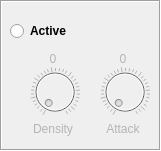
   <widget class="QFrame" name="frame_2">
    <property name="geometry">
     <rect>
      <x>569</x>
      <y>60</y>
      <width>161</width>
      <height>151</height>
     </rect>
    </property>
    <property name="frameShape">
     <enum>QFrame::Box</enum>
    </property>
    <property name="frameShadow">
     <enum>QFrame::Sunken</enum>
    </property>
    <widget class="QLabel" name="Density_Label_2">
     <property name="enabled">
      <bool>false</bool>
     </property>
     <property name="geometry">
      <rect>
       <x>20</x>
       <y>50</y>
       <width>66</width>
       <height>17</height>
      </rect>
     </property>
     <property name="palette">
      <palette>
       <active>
        <colorrole role="WindowText">
         <brush brushstyle="SolidPattern">
          <color alpha="255">
           <red>0</red>
           <green>0</green>
           <blue>0</blue>
          </color>
         </brush>
        </colorrole>
        <colorrole role="Midlight">
         <brush brushstyle="SolidPattern">
          <color alpha="255">
           <red>203</red>
           <green>199</green>
           <blue>196</blue>
          </color>
         </brush>
        </colorrole>
        <colorrole role="Dark">
         <brush brushstyle="SolidPattern">
          <color alpha="255">
           <red>198</red>
           <green>197</green>
           <blue>196</blue>
          </color>
         </brush>
        </colorrole>
        <colorrole role="Mid">
         <brush brushstyle="SolidPattern">
          <color alpha="255">
           <red>184</red>
           <green>181</green>
           <blue>178</blue>
          </color>
         </brush>
        </colorrole>
        <colorrole role="Text">
         <brush brushstyle="SolidPattern">
          <color alpha="255">
           <red>26</red>
           <green>26</green>
           <blue>26</blue>
          </color>
         </brush>
        </colorrole>
        <colorrole role="ButtonText">
         <brush brushstyle="SolidPattern">
          <color alpha="255">
           <red>0</red>
           <green>0</green>
           <blue>0</blue>
          </color>
         </brush>
        </colorrole>
       </active>
       <inactive>
        <colorrole role="WindowText">
         <brush brushstyle="SolidPattern">
          <color alpha="255">
           <red>0</red>
           <green>0</green>
           <blue>0</blue>
          </color>
         </brush>
        </colorrole>
        <colorrole role="Midlight">
         <brush brushstyle="SolidPattern">
          <color alpha="255">
           <red>203</red>
           <green>199</green>
           <blue>196</blue>
          </color>
         </brush>
        </colorrole>
        <colorrole role="Dark">
         <brush brushstyle="SolidPattern">
          <color alpha="255">
           <red>198</red>
           <green>197</green>
           <blue>196</blue>
          </color>
         </brush>
        </colorrole>
        <colorrole role="Mid">
         <brush brushstyle="SolidPattern">
          <color alpha="255">
           <red>184</red>
           <green>181</green>
           <blue>178</blue>
          </color>
         </brush>
        </colorrole>
        <colorrole role="Text">
         <brush brushstyle="SolidPattern">
          <color alpha="255">
           <red>26</red>
           <green>26</green>
           <blue>26</blue>
          </color>
         </brush>
        </colorrole>
        <colorrole role="ButtonText">
         <brush brushstyle="SolidPattern">
          <color alpha="255">
           <red>0</red>
           <green>0</green>
           <blue>0</blue>
          </color>
         </brush>
        </colorrole>
       </inactive>
       <disabled>
        <colorrole role="WindowText">
         <brush brushstyle="SolidPattern">
          <color alpha="255">
           <red>180</red>
           <green>180</green>
           <blue>179</blue>
          </color>
         </brush>
        </colorrole>
        <colorrole role="Midlight">
         <brush brushstyle="SolidPattern">
          <color alpha="255">
           <red>212</red>
           <green>208</green>
           <blue>206</blue>
          </color>
         </brush>
        </colorrole>
        <colorrole role="Dark">
         <brush brushstyle="SolidPattern">
          <color alpha="255">
           <red>216</red>
           <green>215</green>
           <blue>215</blue>
          </color>
         </brush>
        </colorrole>
        <colorrole role="Mid">
         <brush brushstyle="SolidPattern">
          <color alpha="255">
           <red>209</red>
           <green>206</green>
           <blue>204</blue>
          </color>
         </brush>
        </colorrole>
        <colorrole role="Text">
         <brush brushstyle="SolidPattern">
          <color alpha="255">
           <red>198</red>
           <green>198</green>
           <blue>197</blue>
          </color>
         </brush>
        </colorrole>
        <colorrole role="ButtonText">
         <brush brushstyle="SolidPattern">
          <color alpha="255">
           <red>185</red>
           <green>185</green>
           <blue>184</blue>
          </color>
         </brush>
        </colorrole>
       </disabled>
      </palette>
     </property>
     <property name="text">
      <string>0</string>
     </property>
     <property name="alignment">
      <set>Qt::AlignCenter</set>
     </property>
    </widget>
    <widget class="QDial" name="Attack_Dial">
     <property name="enabled">
      <bool>false</bool>
     </property>
     <property name="geometry">
      <rect>
       <x>100</x>
       <y>60</y>
       <width>50</width>
       <height>64</height>
      </rect>
     </property>
     <property name="palette">
      <palette>
       <active>
        <colorrole role="WindowText">
         <brush brushstyle="SolidPattern">
          <color alpha="255">
           <red>0</red>
           <green>0</green>
           <blue>0</blue>
          </color>
         </brush>
        </colorrole>
        <colorrole role="Midlight">
         <brush brushstyle="SolidPattern">
          <color alpha="255">
           <red>203</red>
           <green>199</green>
           <blue>196</blue>
          </color>
         </brush>
        </colorrole>
        <colorrole role="Dark">
         <brush brushstyle="SolidPattern">
          <color alpha="255">
           <red>198</red>
           <green>197</green>
           <blue>196</blue>
          </color>
         </brush>
        </colorrole>
        <colorrole role="Mid">
         <brush brushstyle="SolidPattern">
          <color alpha="255">
           <red>184</red>
           <green>181</green>
           <blue>178</blue>
          </color>
         </brush>
        </colorrole>
        <colorrole role="Text">
         <brush brushstyle="SolidPattern">
          <color alpha="255">
           <red>26</red>
           <green>26</green>
           <blue>26</blue>
          </color>
         </brush>
        </colorrole>
        <colorrole role="ButtonText">
         <brush brushstyle="SolidPattern">
          <color alpha="255">
           <red>0</red>
           <green>0</green>
           <blue>0</blue>
          </color>
         </brush>
        </colorrole>
       </active>
       <inactive>
        <colorrole role="WindowText">
         <brush brushstyle="SolidPattern">
          <color alpha="255">
           <red>0</red>
           <green>0</green>
           <blue>0</blue>
          </color>
         </brush>
        </colorrole>
        <colorrole role="Midlight">
         <brush brushstyle="SolidPattern">
          <color alpha="255">
           <red>203</red>
           <green>199</green>
           <blue>196</blue>
          </color>
         </brush>
        </colorrole>
        <colorrole role="Dark">
         <brush brushstyle="SolidPattern">
          <color alpha="255">
           <red>198</red>
           <green>197</green>
           <blue>196</blue>
          </color>
         </brush>
        </colorrole>
        <colorrole role="Mid">
         <brush brushstyle="SolidPattern">
          <color alpha="255">
           <red>184</red>
           <green>181</green>
           <blue>178</blue>
          </color>
         </brush>
        </colorrole>
        <colorrole role="Text">
         <brush brushstyle="SolidPattern">
          <color alpha="255">
           <red>26</red>
           <green>26</green>
           <blue>26</blue>
          </color>
         </brush>
        </colorrole>
        <colorrole role="ButtonText">
         <brush brushstyle="SolidPattern">
          <color alpha="255">
           <red>0</red>
           <green>0</green>
           <blue>0</blue>
          </color>
         </brush>
        </colorrole>
       </inactive>
       <disabled>
        <colorrole role="WindowText">
         <brush brushstyle="SolidPattern">
          <color alpha="255">
           <red>180</red>
           <green>180</green>
           <blue>179</blue>
          </color>
         </brush>
        </colorrole>
        <colorrole role="Midlight">
         <brush brushstyle="SolidPattern">
          <color alpha="255">
           <red>212</red>
           <green>208</green>
           <blue>206</blue>
          </color>
         </brush>
        </colorrole>
        <colorrole role="Dark">
         <brush brushstyle="SolidPattern">
          <color alpha="255">
           <red>216</red>
           <green>215</green>
           <blue>215</blue>
          </color>
         </brush>
        </colorrole>
        <colorrole role="Mid">
         <brush brushstyle="SolidPattern">
          <color alpha="255">
           <red>209</red>
           <green>206</green>
           <blue>204</blue>
          </color>
         </brush>
        </colorrole>
        <colorrole role="Text">
         <brush brushstyle="SolidPattern">
          <color alpha="255">
           <red>198</red>
           <green>198</green>
           <blue>197</blue>
          </color>
         </brush>
        </colorrole>
        <colorrole role="ButtonText">
         <brush brushstyle="SolidPattern">
          <color alpha="255">
           <red>185</red>
           <green>185</green>
           <blue>184</blue>
          </color>
         </brush>
        </colorrole>
       </disabled>
      </palette>
     </property>
     <property name="maximum">
      <number>126</number>
     </property>
     <property name="notchesVisible">
      <bool>true</bool>
     </property>
    </widget>
    <widget class="QLabel" name="Attack_Label">
     <property name="enabled">
      <bool>false</bool>
     </property>
     <property name="geometry">
      <rect>
       <x>90</x>
       <y>120</y>
       <width>66</width>
       <height>17</height>
      </rect>
     </property>
     <property name="palette">
      <palette>
       <active>
        <colorrole role="WindowText">
         <brush brushstyle="SolidPattern">
          <color alpha="255">
           <red>0</red>
           <green>0</green>
           <blue>0</blue>
          </color>
         </brush>
        </colorrole>
        <colorrole role="Midlight">
         <brush brushstyle="SolidPattern">
          <color alpha="255">
           <red>203</red>
           <green>199</green>
           <blue>196</blue>
          </color>
         </brush>
        </colorrole>
        <colorrole role="Dark">
         <brush brushstyle="SolidPattern">
          <color alpha="255">
           <red>198</red>
           <green>197</green>
           <blue>196</blue>
          </color>
         </brush>
        </colorrole>
        <colorrole role="Mid">
         <brush brushstyle="SolidPattern">
          <color alpha="255">
           <red>184</red>
           <green>181</green>
           <blue>178</blue>
          </color>
         </brush>
        </colorrole>
        <colorrole role="Text">
         <brush brushstyle="SolidPattern">
          <color alpha="255">
           <red>26</red>
           <green>26</green>
           <blue>26</blue>
          </color>
         </brush>
        </colorrole>
        <colorrole role="ButtonText">
         <brush brushstyle="SolidPattern">
          <color alpha="255">
           <red>0</red>
           <green>0</green>
           <blue>0</blue>
          </color>
         </brush>
        </colorrole>
       </active>
       <inactive>
        <colorrole role="WindowText">
         <brush brushstyle="SolidPattern">
          <color alpha="255">
           <red>0</red>
           <green>0</green>
           <blue>0</blue>
          </color>
         </brush>
        </colorrole>
        <colorrole role="Midlight">
         <brush brushstyle="SolidPattern">
          <color alpha="255">
           <red>203</red>
           <green>199</green>
           <blue>196</blue>
          </color>
         </brush>
        </colorrole>
        <colorrole role="Dark">
         <brush brushstyle="SolidPattern">
          <color alpha="255">
           <red>198</red>
           <green>197</green>
           <blue>196</blue>
          </color>
         </brush>
        </colorrole>
        <colorrole role="Mid">
         <brush brushstyle="SolidPattern">
          <color alpha="255">
           <red>184</red>
           <green>181</green>
           <blue>178</blue>
          </color>
         </brush>
        </colorrole>
        <colorrole role="Text">
         <brush brushstyle="SolidPattern">
          <color alpha="255">
           <red>26</red>
           <green>26</green>
           <blue>26</blue>
          </color>
         </brush>
        </colorrole>
        <colorrole role="ButtonText">
         <brush brushstyle="SolidPattern">
          <color alpha="255">
           <red>0</red>
           <green>0</green>
           <blue>0</blue>
          </color>
         </brush>
        </colorrole>
       </inactive>
       <disabled>
        <colorrole role="WindowText">
         <brush brushstyle="SolidPattern">
          <color alpha="255">
           <red>180</red>
           <green>180</green>
           <blue>179</blue>
          </color>
         </brush>
        </colorrole>
        <colorrole role="Midlight">
         <brush brushstyle="SolidPattern">
          <color alpha="255">
           <red>212</red>
           <green>208</green>
           <blue>206</blue>
          </color>
         </brush>
        </colorrole>
        <colorrole role="Dark">
         <brush brushstyle="SolidPattern">
          <color alpha="255">
           <red>216</red>
           <green>215</green>
           <blue>215</blue>
          </color>
         </brush>
        </colorrole>
        <colorrole role="Mid">
         <brush brushstyle="SolidPattern">
          <color alpha="255">
           <red>209</red>
           <green>206</green>
           <blue>204</blue>
          </color>
         </brush>
        </colorrole>
        <colorrole role="Text">
         <brush brushstyle="SolidPattern">
          <color alpha="255">
           <red>198</red>
           <green>198</green>
           <blue>197</blue>
          </color>
         </brush>
        </colorrole>
        <colorrole role="ButtonText">
         <brush brushstyle="SolidPattern">
          <color alpha="255">
           <red>185</red>
           <green>185</green>
           <blue>184</blue>
          </color>
         </brush>
        </colorrole>
       </disabled>
      </palette>
     </property>
     <property name="layoutDirection">
      <enum>Qt::LeftToRight</enum>
     </property>
     <property name="text">
      <string>Attack</string>
     </property>
     <property name="alignment">
      <set>Qt::AlignCenter</set>
     </property>
    </widget>
    <widget class="QLabel" name="Attack_Label_2">
     <property name="enabled">
      <bool>false</bool>
     </property>
     <property name="geometry">
      <rect>
       <x>90</x>
       <y>50</y>
       <width>66</width>
       <height>17</height>
      </rect>
     </property>
     <property name="palette">
      <palette>
       <active>
        <colorrole role="WindowText">
         <brush brushstyle="SolidPattern">
          <color alpha="255">
           <red>0</red>
           <green>0</green>
           <blue>0</blue>
          </color>
         </brush>
        </colorrole>
        <colorrole role="Midlight">
         <brush brushstyle="SolidPattern">
          <color alpha="255">
           <red>203</red>
           <green>199</green>
           <blue>196</blue>
          </color>
         </brush>
        </colorrole>
        <colorrole role="Dark">
         <brush brushstyle="SolidPattern">
          <color alpha="255">
           <red>198</red>
           <green>197</green>
           <blue>196</blue>
          </color>
         </brush>
        </colorrole>
        <colorrole role="Mid">
         <brush brushstyle="SolidPattern">
          <color alpha="255">
           <red>184</red>
           <green>181</green>
           <blue>178</blue>
          </color>
         </brush>
        </colorrole>
        <colorrole role="Text">
         <brush brushstyle="SolidPattern">
          <color alpha="255">
           <red>26</red>
           <green>26</green>
           <blue>26</blue>
          </color>
         </brush>
        </colorrole>
        <colorrole role="ButtonText">
         <brush brushstyle="SolidPattern">
          <color alpha="255">
           <red>0</red>
           <green>0</green>
           <blue>0</blue>
          </color>
         </brush>
        </colorrole>
       </active>
       <inactive>
        <colorrole role="WindowText">
         <brush brushstyle="SolidPattern">
          <color alpha="255">
           <red>0</red>
           <green>0</green>
           <blue>0</blue>
          </color>
         </brush>
        </colorrole>
        <colorrole role="Midlight">
         <brush brushstyle="SolidPattern">
          <color alpha="255">
           <red>203</red>
           <green>199</green>
           <blue>196</blue>
          </color>
         </brush>
        </colorrole>
        <colorrole role="Dark">
         <brush brushstyle="SolidPattern">
          <color alpha="255">
           <red>198</red>
           <green>197</green>
           <blue>196</blue>
          </color>
         </brush>
        </colorrole>
        <colorrole role="Mid">
         <brush brushstyle="SolidPattern">
          <color alpha="255">
           <red>184</red>
           <green>181</green>
           <blue>178</blue>
          </color>
         </brush>
        </colorrole>
        <colorrole role="Text">
         <brush brushstyle="SolidPattern">
          <color alpha="255">
           <red>26</red>
           <green>26</green>
           <blue>26</blue>
          </color>
         </brush>
        </colorrole>
        <colorrole role="ButtonText">
         <brush brushstyle="SolidPattern">
          <color alpha="255">
           <red>0</red>
           <green>0</green>
           <blue>0</blue>
          </color>
         </brush>
        </colorrole>
       </inactive>
       <disabled>
        <colorrole role="WindowText">
         <brush brushstyle="SolidPattern">
          <color alpha="255">
           <red>180</red>
           <green>180</green>
           <blue>179</blue>
          </color>
         </brush>
        </colorrole>
        <colorrole role="Midlight">
         <brush brushstyle="SolidPattern">
          <color alpha="255">
           <red>212</red>
           <green>208</green>
           <blue>206</blue>
          </color>
         </brush>
        </colorrole>
        <colorrole role="Dark">
         <brush brushstyle="SolidPattern">
          <color alpha="255">
           <red>216</red>
           <green>215</green>
           <blue>215</blue>
          </color>
         </brush>
        </colorrole>
        <colorrole role="Mid">
         <brush brushstyle="SolidPattern">
          <color alpha="255">
           <red>209</red>
           <green>206</green>
           <blue>204</blue>
          </color>
         </brush>
        </colorrole>
        <colorrole role="Text">
         <brush brushstyle="SolidPattern">
          <color alpha="255">
           <red>198</red>
           <green>198</green>
           <blue>197</blue>
          </color>
         </brush>
        </colorrole>
        <colorrole role="ButtonText">
         <brush brushstyle="SolidPattern">
          <color alpha="255">
           <red>185</red>
           <green>185</green>
           <blue>184</blue>
          </color>
         </brush>
        </colorrole>
       </disabled>
      </palette>
     </property>
     <property name="layoutDirection">
      <enum>Qt::LeftToRight</enum>
     </property>
     <property name="text">
      <string>0</string>
     </property>
     <property name="alignment">
      <set>Qt::AlignCenter</set>
     </property>
    </widget>
    <widget class="QDial" name="Density_Dial">
     <property name="enabled">
      <bool>false</bool>
     </property>
     <property name="geometry">
      <rect>
       <x>30</x>
       <y>60</y>
       <width>50</width>
       <height>64</height>
      </rect>
     </property>
     <property name="palette">
      <palette>
       <active>
        <colorrole role="WindowText">
         <brush brushstyle="SolidPattern">
          <color alpha="255">
           <red>0</red>
           <green>0</green>
           <blue>0</blue>
          </color>
         </brush>
        </colorrole>
        <colorrole role="Midlight">
         <brush brushstyle="SolidPattern">
          <color alpha="255">
           <red>203</red>
           <green>199</green>
           <blue>196</blue>
          </color>
         </brush>
        </colorrole>
        <colorrole role="Dark">
         <brush brushstyle="SolidPattern">
          <color alpha="255">
           <red>198</red>
           <green>197</green>
           <blue>196</blue>
          </color>
         </brush>
        </colorrole>
        <colorrole role="Mid">
         <brush brushstyle="SolidPattern">
          <color alpha="255">
           <red>184</red>
           <green>181</green>
           <blue>178</blue>
          </color>
         </brush>
        </colorrole>
        <colorrole role="Text">
         <brush brushstyle="SolidPattern">
          <color alpha="255">
           <red>26</red>
           <green>26</green>
           <blue>26</blue>
          </color>
         </brush>
        </colorrole>
        <colorrole role="ButtonText">
         <brush brushstyle="SolidPattern">
          <color alpha="255">
           <red>0</red>
           <green>0</green>
           <blue>0</blue>
          </color>
         </brush>
        </colorrole>
       </active>
       <inactive>
        <colorrole role="WindowText">
         <brush brushstyle="SolidPattern">
          <color alpha="255">
           <red>0</red>
           <green>0</green>
           <blue>0</blue>
          </color>
         </brush>
        </colorrole>
        <colorrole role="Midlight">
         <brush brushstyle="SolidPattern">
          <color alpha="255">
           <red>203</red>
           <green>199</green>
           <blue>196</blue>
          </color>
         </brush>
        </colorrole>
        <colorrole role="Dark">
         <brush brushstyle="SolidPattern">
          <color alpha="255">
           <red>198</red>
           <green>197</green>
           <blue>196</blue>
          </color>
         </brush>
        </colorrole>
        <colorrole role="Mid">
         <brush brushstyle="SolidPattern">
          <color alpha="255">
           <red>184</red>
           <green>181</green>
           <blue>178</blue>
          </color>
         </brush>
        </colorrole>
        <colorrole role="Text">
         <brush brushstyle="SolidPattern">
          <color alpha="255">
           <red>26</red>
           <green>26</green>
           <blue>26</blue>
          </color>
         </brush>
        </colorrole>
        <colorrole role="ButtonText">
         <brush brushstyle="SolidPattern">
          <color alpha="255">
           <red>0</red>
           <green>0</green>
           <blue>0</blue>
          </color>
         </brush>
        </colorrole>
       </inactive>
       <disabled>
        <colorrole role="WindowText">
         <brush brushstyle="SolidPattern">
          <color alpha="255">
           <red>180</red>
           <green>180</green>
           <blue>179</blue>
          </color>
         </brush>
        </colorrole>
        <colorrole role="Midlight">
         <brush brushstyle="SolidPattern">
          <color alpha="255">
           <red>212</red>
           <green>208</green>
           <blue>206</blue>
          </color>
         </brush>
        </colorrole>
        <colorrole role="Dark">
         <brush brushstyle="SolidPattern">
          <color alpha="255">
           <red>216</red>
           <green>215</green>
           <blue>215</blue>
          </color>
         </brush>
        </colorrole>
        <colorrole role="Mid">
         <brush brushstyle="SolidPattern">
          <color alpha="255">
           <red>209</red>
           <green>206</green>
           <blue>204</blue>
          </color>
         </brush>
        </colorrole>
        <colorrole role="Text">
         <brush brushstyle="SolidPattern">
          <color alpha="255">
           <red>198</red>
           <green>198</green>
           <blue>197</blue>
          </color>
         </brush>
        </colorrole>
        <colorrole role="ButtonText">
         <brush brushstyle="SolidPattern">
          <color alpha="255">
           <red>185</red>
           <green>185</green>
           <blue>184</blue>
          </color>
         </brush>
        </colorrole>
       </disabled>
      </palette>
     </property>
     <property name="maximum">
      <number>126</number>
     </property>
     <property name="notchesVisible">
      <bool>true</bool>
     </property>
    </widget>
    <widget class="QLabel" name="Density_Label">
     <property name="enabled">
      <bool>false</bool>
     </property>
     <property name="geometry">
      <rect>
       <x>20</x>
       <y>120</y>
       <width>66</width>
       <height>17</height>
      </rect>
     </property>
     <property name="palette">
      <palette>
       <active>
        <colorrole role="WindowText">
         <brush brushstyle="SolidPattern">
          <color alpha="255">
           <red>0</red>
           <green>0</green>
           <blue>0</blue>
          </color>
         </brush>
        </colorrole>
        <colorrole role="Midlight">
         <brush brushstyle="SolidPattern">
          <color alpha="255">
           <red>203</red>
           <green>199</green>
           <blue>196</blue>
          </color>
         </brush>
        </colorrole>
        <colorrole role="Dark">
         <brush brushstyle="SolidPattern">
          <color alpha="255">
           <red>198</red>
           <green>197</green>
           <blue>196</blue>
          </color>
         </brush>
        </colorrole>
        <colorrole role="Mid">
         <brush brushstyle="SolidPattern">
          <color alpha="255">
           <red>184</red>
           <green>181</green>
           <blue>178</blue>
          </color>
         </brush>
        </colorrole>
        <colorrole role="Text">
         <brush brushstyle="SolidPattern">
          <color alpha="255">
           <red>26</red>
           <green>26</green>
           <blue>26</blue>
          </color>
         </brush>
        </colorrole>
        <colorrole role="ButtonText">
         <brush brushstyle="SolidPattern">
          <color alpha="255">
           <red>0</red>
           <green>0</green>
           <blue>0</blue>
          </color>
         </brush>
        </colorrole>
       </active>
       <inactive>
        <colorrole role="WindowText">
         <brush brushstyle="SolidPattern">
          <color alpha="255">
           <red>0</red>
           <green>0</green>
           <blue>0</blue>
          </color>
         </brush>
        </colorrole>
        <colorrole role="Midlight">
         <brush brushstyle="SolidPattern">
          <color alpha="255">
           <red>203</red>
           <green>199</green>
           <blue>196</blue>
          </color>
         </brush>
        </colorrole>
        <colorrole role="Dark">
         <brush brushstyle="SolidPattern">
          <color alpha="255">
           <red>198</red>
           <green>197</green>
           <blue>196</blue>
          </color>
         </brush>
        </colorrole>
        <colorrole role="Mid">
         <brush brushstyle="SolidPattern">
          <color alpha="255">
           <red>184</red>
           <green>181</green>
           <blue>178</blue>
          </color>
         </brush>
        </colorrole>
        <colorrole role="Text">
         <brush brushstyle="SolidPattern">
          <color alpha="255">
           <red>26</red>
           <green>26</green>
           <blue>26</blue>
          </color>
         </brush>
        </colorrole>
        <colorrole role="ButtonText">
         <brush brushstyle="SolidPattern">
          <color alpha="255">
           <red>0</red>
           <green>0</green>
           <blue>0</blue>
          </color>
         </brush>
        </colorrole>
       </inactive>
       <disabled>
        <colorrole role="WindowText">
         <brush brushstyle="SolidPattern">
          <color alpha="255">
           <red>180</red>
           <green>180</green>
           <blue>179</blue>
          </color>
         </brush>
        </colorrole>
        <colorrole role="Midlight">
         <brush brushstyle="SolidPattern">
          <color alpha="255">
           <red>212</red>
           <green>208</green>
           <blue>206</blue>
          </color>
         </brush>
        </colorrole>
        <colorrole role="Dark">
         <brush brushstyle="SolidPattern">
          <color alpha="255">
           <red>216</red>
           <green>215</green>
           <blue>215</blue>
          </color>
         </brush>
        </colorrole>
        <colorrole role="Mid">
         <brush brushstyle="SolidPattern">
          <color alpha="255">
           <red>209</red>
           <green>206</green>
           <blue>204</blue>
          </color>
         </brush>
        </colorrole>
        <colorrole role="Text">
         <brush brushstyle="SolidPattern">
          <color alpha="255">
           <red>198</red>
           <green>198</green>
           <blue>197</blue>
          </color>
         </brush>
        </colorrole>
        <colorrole role="ButtonText">
         <brush brushstyle="SolidPattern">
          <color alpha="255">
           <red>185</red>
           <green>185</green>
           <blue>184</blue>
          </color>
         </brush>
        </colorrole>
       </disabled>
      </palette>
     </property>
     <property name="text">
      <string>Density</string>
     </property>
     <property name="alignment">
      <set>Qt::AlignCenter</set>
     </property>
    </widget>
    <widget class="QRadioButton" name="Compressor_Radio">
     <property name="geometry">
      <rect>
       <x>10</x>
       <y>20</y>
       <width>111</width>
       <height>22</height>
      </rect>
     </property>
     <property name="font">
      <font>
       <weight>75</weight>
       <bold>true</bold>
      </font>
     </property>
     <property name="text">
      <string>Active</string>
     </property>
     <property name="autoExclusive">
      <bool>false</bool>
     </property>
    </widget>
   </widget>
